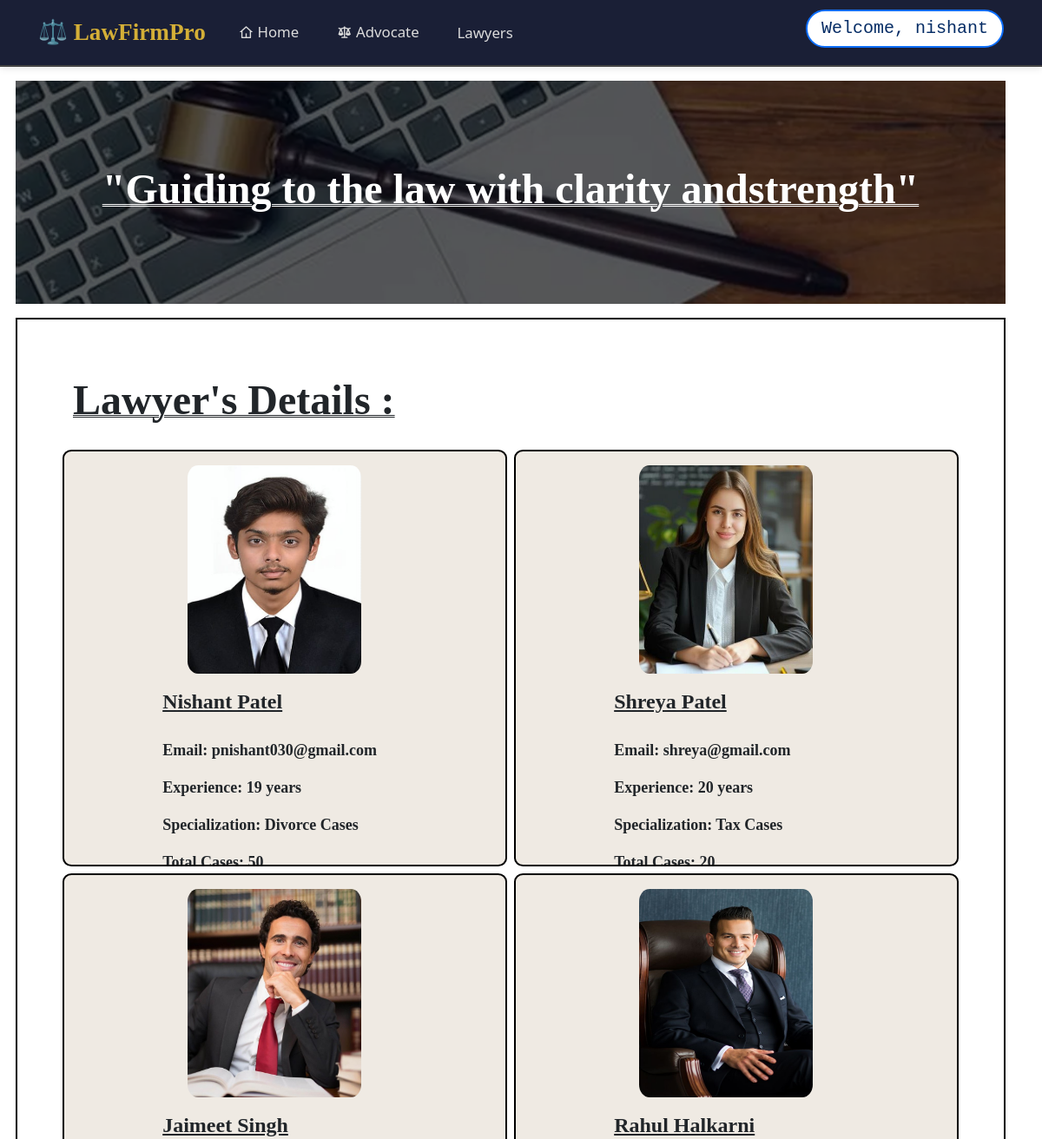
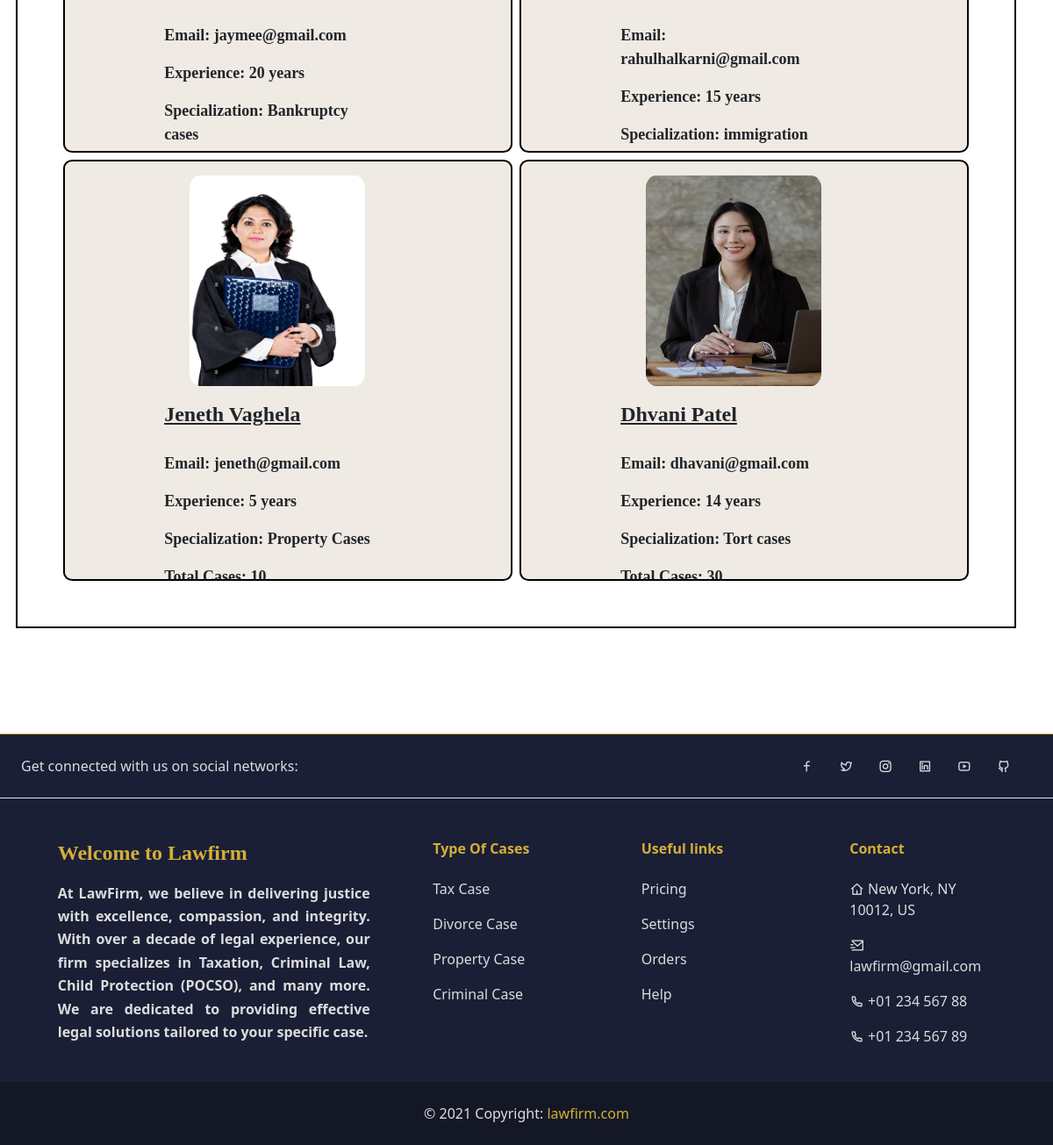
/lawyers/ (signed in), run on the app's committed database (2 pictures, top to bottom).
### lawfirmapp/models.py (models this page shows)
class Lawyerdetails(models.Model):
    name = models.CharField(max_length=100)
    email = models.EmailField()
    yearofexperience = models.IntegerField()
    specialization = models.CharField(max_length=100)
    totalcases = models.IntegerField()
    description = models.CharField(max_length=300)
    image = models.ImageField(upload_to='lawyerimg/',blank=True,null=True)

### lawfirmapp/views.py (the view)
# urls.py: path('lawyers/', views.lawyers, name='lawyers'),
@login_required(login_url='login')
def lawyers(request):
    lawyers = Lawyerdetails.objects.all()
    return render(request, "lawyers.html", {'lawyers': lawyers})

### registrationapp/templates/lawyers.html (shortened to what this page needs)
{% include 'base1.html' %}
{%block content%}
    <div class="container mt-3">
        <div class="jumbotron">
            <div class="row">
                <div class="row p-5 bg-success-subtle "
                    style="background-image:radial-gradient(circle at 50% 50%, rgba(0, 0, 0, 0.650), rgba(0, 0, 0, 0.650)),  url(../static/images/background.webp); background-size: cover;background-position: center;">
                    <h1 class=" p-5 " style="  color: white;text-align: center;font-size: xxx-large;font-family: 'remixicon';font-weight: 800;text-decoration-line: underline;
    text-decoration-style: double;text-decoration-thickness: from-font;  ">"Guiding to the law with clarity
                        andstrength"</h1>
                </div>
                <div class="row p-5 mt-3" style="border: 2px solid black">
                    <h1 class=" p-3" style="text-align:left;font-size: xxx-large;font-family: 'remixicon';font-weight: 800;text-decoration-line: underline;
    text-decoration-style: double;text-decoration-thickness: from-font;  ">Lawyer's Details :</h1>
                    {% for lawyer in lawyers %}
                    <div class="col-md-6 px-0">
                        <div class="card card-body m-1 "
                            style="border-radius: 2%;border: 2px solid black;height:60vh;overflow: hidden; background-color: rgba(236, 231, 222, 0.847);">
                            <div class="row">
                                <div class="row d-flex justify-content-center align-items-center gap-2">
                                    <div class="col-md-5 p-0" style="width:200px; height: 240px;overflow: hidden">
                                        {% if lawyer.image %}
                                        <img src="{{ lawyer.image.url }}" alt="no img"
                                            style="border-radius:6%;width:200px; height: 240px;background-position: center;" />
                                        {% endif %}
                                    </div>
                                    <div class="col-md-7"
                                        style="height:250px ;font-size: medium;font-weight: 600; padding: 10px 15px 0px 10px;font-family:'Times New Roman', Times, serif ">
                                        <h3
                                            style="font-size: x-large;font-weight: 600;font-family: 'remixicon';text-decoration: underline;text-transform: capitalize; padding-bottom: 20px; ">
                                            {{ lawyer.name }}</h3>
                                        <p style="font-size:large;">Email: {{ lawyer.email }}</p>
                                        <p style="font-size: large;">Experience: {{ lawyer.yearofexperience }} years
                                        </p>
                                        <p style="font-size: large;">Specialization: {{ lawyer.specialization }}</p>
                                        <p style="font-size: large;">Total Cases: {{ lawyer.totalcases }}</p>
                                    </div>
                                </div>
                            </div>
                        </div>
                    </div>
                    {% endfor %}
                </div>
            </div>
        </div>
    </div>
    {%endblock%}
    {% include 'footer.html' %}

### registrationapp/templates/base1.html (shortened to what this page needs)
<!DOCTYPE html>
<html lang="en">
<head>
    <link href="https://cdn.jsdelivr.net/npm/bootstrap@5.3.6/dist/css/bootstrap.min.css" rel="stylesheet"
>
    <link rel="stylesheet" href="https://cdnjs.cloudflare.com/ajax/libs/remixicon/4.6.0/remixicon.css"
 />
</head>
<body>
    <nav class="navbar navbar-expand-lg"
        style="background-color:#1a1f36; border-bottom: 2px solid #444; padding: 0.5rem 1rem; box-shadow: 0 2px 8px rgba(0,0,0,0.1);">
        <div class="container-fluid mx-3">
            {%if user.is_authenticated %}
            <h4 class="navbar-brand mt-2" href=""
                style="font-size: 1.7rem; font-family: Georgia, serif; font-weight: bold; color: #d4af37; ">
                ⚖️ LawFirmPro
            </h4>
             <div class="collapse navbar-collapse" id="navbarSupportedContent">
                <ul class="navbar-nav me-auto mb-2 mb-lg-0"
                    style="font-size: 1.05rem; font-family: 'Segoe UI', sans-serif; display: flex; justify-content: space-around; align-items: center; width: 30vw;">
                    <li class="nav-item">
                        <a class="nav-link active " aria-current="page" href="{% url 'home' %}"
                            style="font-weight: 500;color: #dcdcdc;">
                            <i class="ri-home-4-line"></i> Home
                        </a>
                    </li>
                    <li class="nav-item">
                        <a class="nav-link active " aria-current="page" href="{% url 'lawfirm' %}"
                            style="font-weight: 500;color: #dcdcdc;">
                            <i class="ri-scales-3-fill"></i> Advocate
                        </a>
                    </li>
                    <li class="nav-item">
                        <a class="nav-link active " aria-current="page" href="{% url 'lawyers' %}"
                            style="font-weight: 500;color: #dcdcdc;">Lawyers
                        </a></li>
                </ul>
            </div>
            <h5
                class="user border px-3 py-2 border-2 rounded-5 border-primary text-primary-emphasis bg-body font-monospace">
                Welcome, {{user.username}}</h5>
            {%endif%}
        </div>
    </nav>
</body>
</html>

### registrationapp/templates/footer.html (shortened to what this page needs)
<!DOCTYPE html>
<html lang="en">
<head>
    <link href="https://cdn.jsdelivr.net/npm/bootstrap@5.3.6/dist/css/bootstrap.min.css" rel="stylesheet"
>
    <link rel="stylesheet" href="https://cdnjs.cloudflare.com/ajax/libs/remixicon/4.6.0/remixicon.css"
 />
</head>
<body>
    <footer class="text-center text-lg-start text-muted "
        style="margin-top: 15vh; background-color: #1a1f36; border-top: 1px solid #d4af37; color: #dcdcdc;">
        <section class="d-flex justify-content-center justify-content-lg-between p-4 border-bottom"
            style="border-color: #d4af37;">
            <div class="me-5 d-none d-lg-block" style="color: #dcdcdc;">
                <span>Get connected with us on social networks:</span>
            </div>
            <div>
                <a href="#" class="me-4" style="color:#dcdcdc ; text-decoration: none;">
                    <i class="ri-facebook-line"></i>
                </a>
                <a href="#" class="me-4" style="color:#dcdcdc ;text-decoration: none;">
                    <i class="ri-twitter-line"></i>
                </a>
                <a href="#" class="me-4" style="color:#dcdcdc ;text-decoration: none;">
                    <i class="ri-instagram-line"></i>
                </a>
                <a href="#" class="me-4" style="color:#dcdcdc ;text-decoration: none;">
                    <i class="ri-linkedin-box-line"></i>
                </a>
                <a href="#" class="me-4" style="color:#dcdcdc ;text-decoration: none;">
                    <i class="ri-youtube-line"></i>
                </a>
                <a href="#" class="me-4" style="color:#dcdcdc ;text-decoration: none;">
                    <i class="ri-github-line"></i>
                </a>
            </div>
        </section>
        <section class="">
            <div class="container text-center text-md-start mt-5">
                <div class="row mt-3">
                    <div class="col-md-4 col-lg-4 col-xl-4 mx-auto mb-4">
                        <h4 style="font-family: 'remixicon'; font-weight: 800; color: #d4af37;">
                            Welcome to Lawfirm
                        </h4>
                        <p
                            style="padding-top: 10px;font-size: medium; font-weight: 600;color: #dcdcdc; line-height: 3.3vh; text-align: justify;">
                            At LawFirm, we believe in delivering justice with excellence, compassion, and integrity.
                            With over a decade of legal experience, our firm specializes in Taxation, Criminal Law,
                            Child Protection (POCSO), and many more.
                            We are dedicated to providing effective legal solutions tailored to your specific case.
                        </p>
                    </div>
                    <div class="col-md-2 col-lg-2 col-xl-2 mx-auto mb-4">
                        <h6 style="color: #d4af37;" class="fw-bold mb-4">Type Of Cases</h6>
                        <p><a href="{% url 'lawfirm' %}" style="color: #dcdcdc; text-decoration: none;">Tax Case</a></p>
                        <p><a href="{% url 'lawfirm' %}" style="color: #dcdcdc; text-decoration: none;">Divorce Case</a>
                        </p>
                        <p><a href="{% url 'lawfirm' %}" style="color: #dcdcdc; text-decoration: none;">Property
                                Case</a></p>
                        <p><a href="{% url 'lawfirm' %}" style="color: #dcdcdc; text-decoration: none;">Criminal
                                Case</a></p>
                    </div>
                    <div class="col-md-3 col-lg-2 col-xl-2 mx-auto mb-4">
                        <h6 style="color: #d4af37;" class="fw-bold mb-4">Useful links</h6>
                        <p><a href="#!" style="color: #dcdcdc; text-decoration: none;">Pricing</a></p>
                        <p><a href="#!" style="color: #dcdcdc; text-decoration: none;">Settings</a></p>
                        <p><a href="#!" style="color: #dcdcdc; text-decoration: none;">Orders</a></p>
                        <p><a href="#!" style="color: #dcdcdc; text-decoration: none;">Help</a></p>
                    </div>
                    <div class="col-md-3 col-lg-2 col-xl-2 mx-auto mb-4">
                        <h6 style="color: #d4af37;" class="fw-bold mb-4">Contact</h6>
                        <p style="color: #dcdcdc;"><i class="ri-home-4-line"></i> New York, NY 10012, US</p>
                        <p style="color: #dcdcdc;"><i class="ri-mail-send-line"></i> lawfirm@gmail.com</p>
                        <p style="color: #dcdcdc;"><i class="ri-phone-line"></i> +01 234 567 88</p>
                        <p style="color: #dcdcdc;"><i class="ri-phone-line"></i> +01 234 567 89</p>
                    </div>
                </div>
            </div>
        </section>
        <div class="text-center p-4" style="background-color: #141826; color: #dcdcdc;">
            © 2021 Copyright:
            <a href="{% url 'home' %}" style="color: #d4af37; text-decoration: none;">lawfirm.com</a>
        </div>
    </footer>
</body>
</html>

### data on the page
Lawyerdetails: image (picture), name "Nishant Patel", email "pnishant030@gmail.com", yearofexperience "19", specialization "Divorce Cases", totalcases "50"
Lawyerdetails: image (picture), name "Shreya Patel", email "shreya@gmail.com", yearofexperience "20", specialization "Tax Cases", totalcases "20"
Lawyerdetails: image (picture), name "Jaimeet Singh", email "jaymee@gmail.com", yearofexperience "20", specialization "Bankruptcy cases"
Lawyerdetails: image (picture), name "Rahul Halkarni", email "rahulhalkarni@gmail.com", yearofexperience "15", specialization "immigration…"
Lawyerdetails: image (picture), name "Jeneth Vaghela", email "jeneth@gmail.com", yearofexperience "5", specialization "Property Cases", totalcases "10"
Lawyerdetails: image (picture), name "Dhvani Patel", email "dhavani@gmail.com", yearofexperience "14", specialization "Tort cases", totalcases "30"

### other printed values
{{ user.username }} "nishant"
